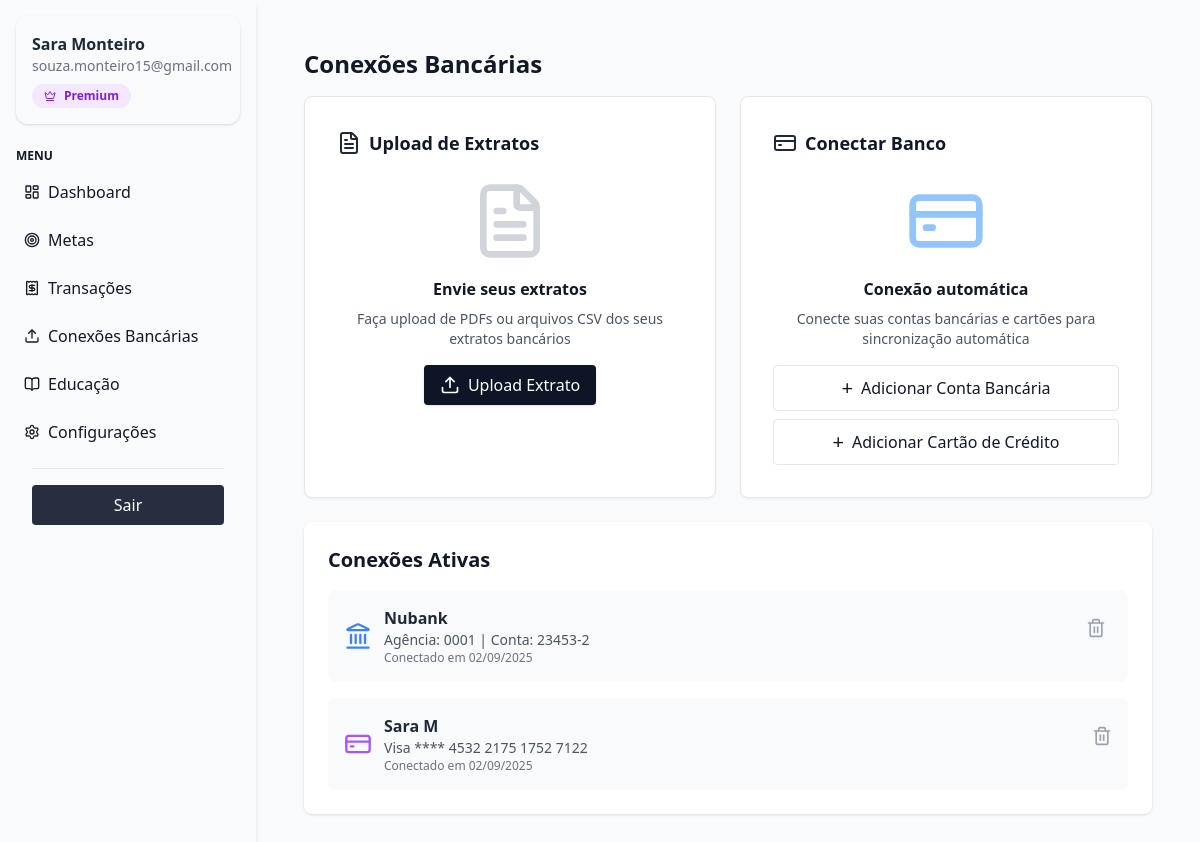
/educacao/conexoes_bancarias/ (signed in), run on the app's committed database.
### financas/models.py (models this page shows, shortened)
class ContaBancaria(models.Model):
    usuario = models.ForeignKey(User, on_delete=models.CASCADE)
    banco = models.CharField(max_length=100)
    agencia = models.CharField(max_length=20)
    numero_conta = models.CharField(max_length=30)
    data_conectar = models.DateTimeField(auto_now_add=True)

class CartaoDeCredito(models.Model):
    usuario = models.ForeignKey(User, on_delete=models.CASCADE)
    nome_cartao = models.CharField(max_length=255)
    tipo = models.CharField(max_length=50, blank=True)
    validade = models.CharField(max_length=5, blank=True)
    numero_cartao = models.CharField(max_length=16)
    data_conectar = models.DateTimeField(auto_now_add=True)

### financas/views.py (the view)
# urls.py: path("conexoes_bancarias/", views.conexoes_bancarias, name="conexoes_bancarias"),
@login_required
def conexoes_bancarias(request):
    contas = ContaBancaria.objects.filter(usuario=request.user).order_by('-data_conectar')
    cartoes = CartaoDeCredito.objects.filter(usuario=request.user).order_by('-data_conectar')
    context = {
        'contas_ativas': contas,
        'cartoes_ativos': cartoes,
        "sem_header": True
    }
    return render(request, "financas/conexoes_bancarias.html", context)

### financas/templates/financas/conexoes_bancarias.html (shortened to what this page needs)
{% extends "financas/base.html" %} {% load static %}  {% block content %}
<div class="p-6">
  <h1 class="text-2xl font-bold mb-4">Conexões Bancárias</h1>
  <div class="grid grid-cols-1 md:grid-cols-2 gap-6 mb-6">
    <div class="bg-white border rounded-lg shadow-sm p-8">
      <h2 class="text-lg font-semibold flex items-center gap-2 mb-6 text-left">
        <i data-lucide="file-text" class="w-6 h-6 text-gray-800"></i>
        Upload de Extratos
      </h2>
      <div class="flex flex-col items-center text-center">
        <i data-lucide="file-text" class="w-20 h-20 mb-4 text-gray-300"></i>
        <h3 class="text-base font-semibold mb-2">Envie seus extratos</h3>
        <p class="text-sm text-gray-600 mb-4">
          Faça upload de PDFs ou arquivos CSV dos seus extratos bancários
        </p>
        <button
          onclick="abrirModal()"
          class="flex items-center gap-2 bg-[#0d1526] text-white px-4 py-2 rounded shadow hover:bg-[#1b2439] transition"
        >
          <i data-lucide="upload" class="text-white w-5 h-5"></i> Upload Extrato
        </button>
      </div>
    </div>
    <div class="bg-white border rounded-lg shadow-sm p-8">
      <h2 class="text-lg font-semibold flex items-center gap-2 mb-6 text-left">
        <i data-lucide="credit-card" class="w-6 h-6 text-gray-800"></i>
        Conectar Banco
      </h2>
      <div class="flex flex-col items-center text-center">
        <i data-lucide="credit-card" class="w-20 h-20 mb-4 text-blue-300"></i>
        <h3 class="text-base font-semibold mb-2">Conexão automática</h3>
        <p class="text-sm text-gray-600 mb-4">
          Conecte suas contas bancárias e cartões para sincronização automática
        </p>
        <a
          href="{% url 'financas:nova_conexao' %}"
          class="flex items-center justify-center gap-2 border w-full py-2 mb-2 rounded hover:bg-gray-50 transition"
        >
          <span class="text-xl">+</span> Adicionar Conta Bancária
        </a>
        <a
          href="{% url 'financas:nova_conexao' %}"
          class="flex items-center justify-center gap-2 border w-full py-2 rounded hover:bg-gray-50 transition"
        >
          <span class="text-xl">+</span> Adicionar Cartão de Crédito
        </a>
      </div>
    </div>
  </div>
  <div class="bg-white p-6 rounded-lg shadow">
    <h2 class="text-xl font-semibold mb-4">Conexões Ativas</h2>
    {% if contas_ativas or cartoes_ativos %}
    <div class="flex flex-col gap-4">
      {% for conta in contas_ativas %}
      <div class="bg-gray-50 p-4 rounded-lg flex items-center justify-between">
        <div class="flex items-center gap-3">
          <i data-lucide="landmark" class="w-7 h-7 text-blue-500"></i>
          <div>
            <h3 class="font-semibold text-gray-800">{{ conta.banco }}</h3>
            <p class="text-sm text-gray-600">
              Agência: {{ conta.agencia }} | Conta: {{ conta.numero_conta }}
            </p>
            <p class="text-xs text-gray-500">
              Conectado em {{ conta.data_conectar|date:"d/m/Y" }}
            </p>
          </div>
        </div>
        <div class="flex items-center gap-2">
          <form
            action="{% url 'financas:excluir_conta' conta.id %}"
            method="post"
            class="inline-block"
          >
            <button
              type="submit"
              class="w-8 flex items-center justify-center text-gray-400 hover:text-red-500 flex"
            >
              <i data-lucide="trash-2" class="w-5 h-5"></i>
            </button>
          </form>
        </div>
      </div>
      {% endfor %} {% for cartao in cartoes_ativos %}
      <div class="bg-gray-50 p-4 rounded-lg flex items-center justify-between">
        <div class="flex items-center gap-3">
          <i data-lucide="credit-card" class="w-7 h-7 text-purple-500"></i>
          <div>
            <h3 class="font-semibold text-gray-800">
              {{ cartao.nome_cartao }}
            </h3>
            <p class="text-sm text-gray-600">
              {{ cartao.tipo }} **** {{ cartao.numero_cartao }}
            </p>
            <p class="text-xs text-gray-500">
              Conectado em {{ cartao.data_conectar|date:"d/m/Y" }}
            </p>
          </div>
        </div>
        <div class="flex items-center gap-2">
          <form
            action="{% url 'financas:excluir_cartao' cartao.id %}"
            method="post"
            class="inline-block"
          >
            <button type="submit" class="text-gray-400 hover:text-red-500 flex">
              <i data-lucide="trash-2" class="w-5 h-5"></i>
            </button>
          </form>
        </div>
      </div>
      {% endfor %}
    </div>
    {% else %}
    <div class="text-center text-gray-500 py-6">
      <i data-lucide="banknote" class="w-10 h-10 mb-2 opacity-50"></i>
      <p>Nenhuma conexão ativa. Conecte suas contas para começar.</p>
    </div>
    {% endif %}
  </div>
</div>
{% endblock %}

### financas/templates/financas/base.html (shortened to what this page needs)
{% load static %}
<!DOCTYPE html>
<html lang="pt-br">
<head>
  <script src="https://cdn.tailwindcss.com"></script>
</head>
<body class="bg-[#f9fafb] text-gray-900 flex">
  <aside class="fixed w-64 bg-[#f9fafb] shadow-md p-4 min-h-screen ">
<div class="bg-white-50 p-4 rounded-xl shadow mb-6">
    <h3 class="font-semibold text-gray-800">{{ request.user.first_name }} {{ request.user.last_name }}</h3>
    <p class="text-sm text-gray-500">{{ request.user.email }}</p>
    {% if request.user.profile.plano == 'premium' %}
    <span class="mt-2 inline-flex items-center gap-2 px-3 py-1 text-xs font-semibold text-purple-700 bg-purple-100 rounded-full">
        <i data-lucide="crown" class="w-3 h-3"></i>
        Premium
    </span>
    {% elif request.user.profile.plano == 'pro' %}
    <span class="mt-2 inline-flex items-center gap-2 px-3 py-1 text-xs font-semibold text-blue-700 bg-blue-100 rounded-full">
        <i data-lucide="star" class="w-3 h-3"></i>
        Pro
    </span>
    {% else %}
    <span class="mt-2 inline-flex items-center gap-2 px-3 py-1 text-xs font-semibold text-gray-700 bg-gray-100 rounded-full">
        <i data-lucide="zap" class="w-3 h-3"></i>
        Freemium
    </span>
    {% endif %}
</div>
    <h4 class="uppercase text-xs font-semibold text-black-400 mb-2">Menu</h4>
    <nav class="flex flex-col gap-2">
      <a href="{% url 'dashboard' %}" class="flex items-center gap-2 p-2 rounded hover:bg-gray-100">
        <span>
          <i data-lucide="layout-dashboard" class="w-4 h-4"></i>
        </span> Dashboard
      </a>
      <a href=" {% url 'financas:metas' %}" class="flex items-center gap-2 p-2 rounded hover:bg-gray-100">
        <span>
          <i data-lucide="target" class="w-4 h-4"></i>
        </span> Metas
      </a>
      <a href="{% url 'financas:transacoes' %}" class="flex items-center gap-2 p-2 rounded hover:bg-gray-100">
        <span>
          <i data-lucide="receipt" class="w-4 h-4"></i>
        </span> Transações
      </a>
      <a href="{% url 'financas:conexoes_bancarias' %}" class="flex items-center gap-2 p-2 rounded hover:bg-gray-100">
        <span>
          <i data-lucide="upload" class="w-4 h-4"></i>
        </span> Conexões Bancárias
      </a>
      <a href="{% url 'financas:educacao_2' %}" class="flex items-center gap-2 p-2 rounded hover:bg-gray-100">
        <span>
          <i data-lucide="book-open" class="w-4 h-4"></i>
        </span> Educação
      </a>
      <a href="{% url 'financas:configuracoes' %}" class="flex items-center gap-2 p-2 rounded hover:bg-gray-100">
        <span>
          <i data-lucide="settings" class="w-4 h-4"></i>
        </span> Configurações
      </a>
    </nav>
    <div class="p-4 ">
      <hr class="border-t border-gray-200 mb-4">
      <a href="{% url 'logout' %}"
        class="w-full block text-center bg-[#272e3f] hover:bg-[#3f4c6b] text-white py-2 px-3 rounded">
        Sair
      </a>
    </div>
  </aside>
  <div class="flex-1 flex flex-col min-h-screen">
    <main class="ml-64 p-6">
      {% block content %}
      {% endblock %}
    </main>
  </div>
</body>
</html>

### data on the page
ContaBancaria: banco "Nubank", agencia "0001", numero_conta "23453-2", data_conectar "02/09/2025"
CartaoDeCredito: nome_cartao "Sara M", tipo "Visa", numero_cartao "4532 2175 1752 7122", data_conectar "02/09/2025"

### other printed values
{{ request.user.first_name }} "Sara"
{{ request.user.last_name }} "Monteiro"
{{ request.user.email }} "souza.monteiro15@gmail.com"
